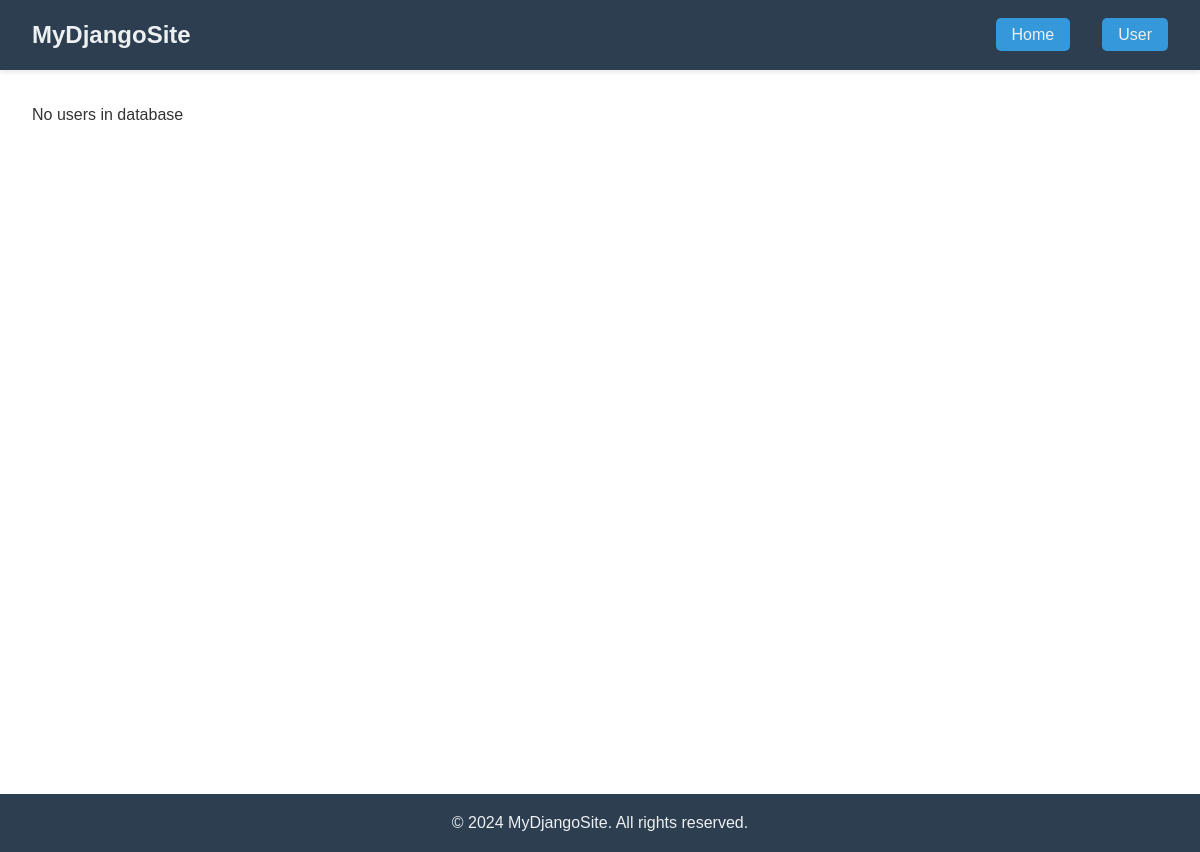
/users/, run on an earlier commit of the app's database.
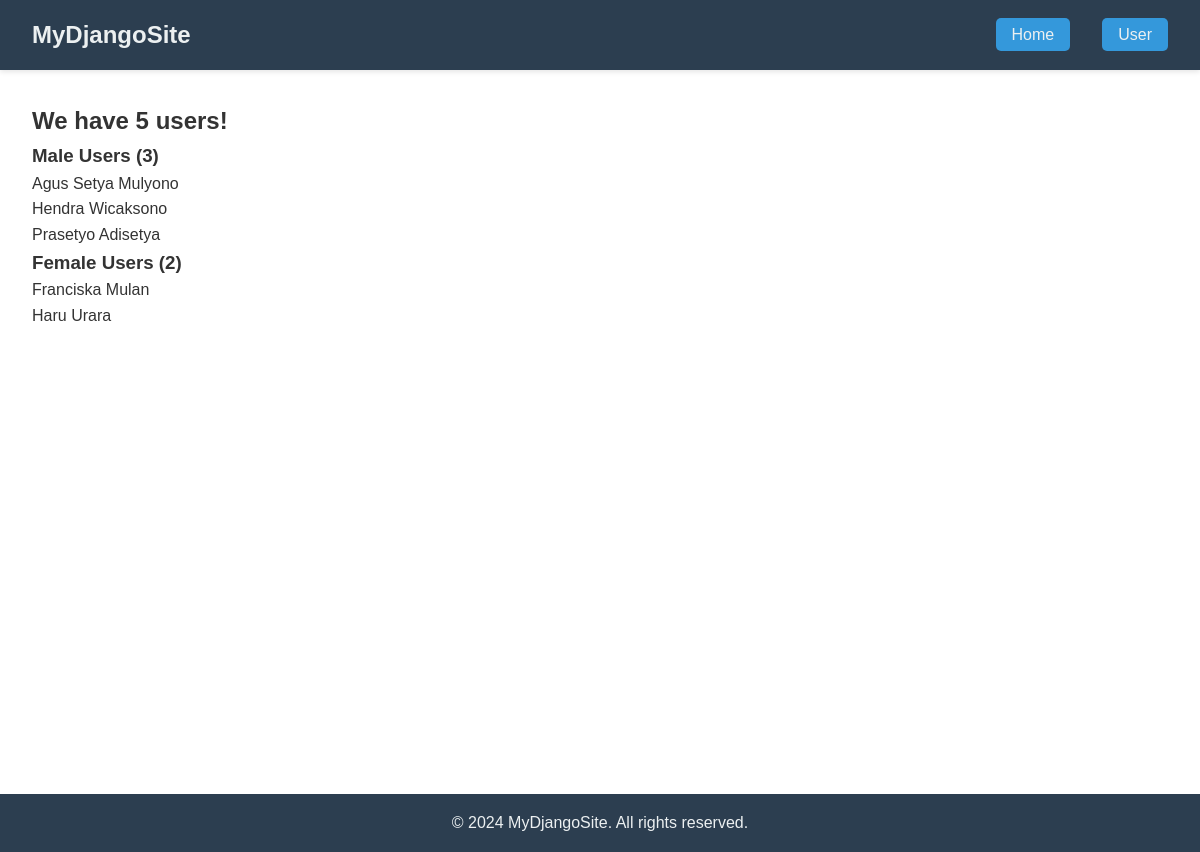
And on a later commit of the database.
### myapp/models.py (models this page shows, shortened)
class User(models.Model):
    first_name = models.CharField(max_length=30, blank=True, null=True)
    last_name = models.CharField(max_length=30, default='Mulyono')
    password = models.CharField(max_length=128, default='thisispassword', blank=False)
    email = models.EmailField(unique=True, default="temp@gmail.com", blank=False)
    GENDER_CHOICES = [
        ('M', 'Male'),
        ('F', 'Female'),
    ]
    gender = models.CharField(max_length=1, choices=GENDER_CHOICES)

### myapp/views.py (the view)
# urls.py: path('users/', userList, name='user'),
def userList (request):
    all_users = User.objects.all()
    male_users = User.objects.filter(gender='M')
    female_users = User.objects.filter(gender='F')
    context = {
        'all_users': all_users,
        'male_users': male_users,
        'female_users': female_users,
        'total_users': all_users.count(),
        'male_count': male_users.count(),
        'female_count': female_users.count(),
        'has_users': all_users.exists(),
    }
    return render( request, 'user.html', context)

### myapp/templates/user.html
{% extends 'base.html' %}
{% block content %}
    {% if has_users %}
        <h2>We have {{ total_users }} users!</h2>
        <h3>Male Users ({{ male_count }})</h3>
        {% for user in male_users %}
            <div>{{ user.first_name }} {{ user.last_name }}</div>
        {% empty %}
            <p>No male users found</p>
        {% endfor %}
        <h3>Female Users ({{ female_count }})</h3>
        {% for user in female_users %}
            <div>{{ user.first_name }} {{ user.last_name }}</div>
        {% empty %}
            <p>No female users found</p>
        {% endfor %}
    {% else %}
        <p>No users in database</p>
    {% endif %}
{% endblock %}

### myapp/templates/base.html (shortened to what this page needs)
<!DOCTYPE html>
<html lang="en">
<head>
    {% load static %}
    <link rel="stylesheet" href="{% static 'myapp/css/style.css' %}">
</head>
<body>
    <nav>
        <div class="nav-container">
            <a href="/" class="logo">MyDjangoSite</a>
            <ul class="nav-links">
                <li><a href="{% url 'home' %}" class="active">Home</a></li>
                <li><a href="{% url 'user' %}">User</a></li>
            </ul>
        </div>
    </nav>
    <main>
        {% block content %}{% endblock %}
    </main>
    <footer>
        <p>&copy; 2024 MyDjangoSite. All rights reserved.</p>
    </footer>
</body>
</html>

### myapp/static/myapp/css/style.css (style rules this page uses)
* { margin: 0; padding: 0; box-sizing: border-box; }
body { font-family: "Arial", sans-serif; line-height: 1.6; color: #333; }
nav { background-color: #2c3e50; padding: 1rem 0; box-shadow: 0 2px 5px rgba(0, 0, 0, 0.1); }
.nav-container { max-width: 1200px; margin: 0 auto; display: flex; justify-content: space-between; align-items: center; padding: 0 2rem; }
.logo { color: #ecf0f1; font-size: 1.5rem; font-weight: bold; text-decoration: none; }
.nav-links { display: flex; list-style: none; gap: 2rem; }
.nav-links a { color: #ecf0f1; text-decoration: none; padding: 0.5rem 1rem; border-radius: 5px; transition: background-color 0.3s ease; background-color: #3498db; }
main { max-width: 1200px; margin: 2rem auto; padding: 0 2rem; min-height: calc(100vh - 140px); }
footer { background-color: #2c3e50; color: #ecf0f1; text-align: center; padding: 1rem 0; margin-top: auto; }

What changed in the data, as far as the page shows it:
added User: first_name "Agus Setya", last_name "Mulyono", shown under "Male Users (3)"
added User: first_name "Hendra", last_name "Wicaksono", shown under "Male Users (3)"
added User: first_name "Prasetyo", last_name "Adisetya", shown under "Male Users (3)"
added User: first_name "Franciska", last_name "Mulan", shown under "Female Users (2)"
added User: first_name "Haru", last_name "Urara", shown under "Female Users (2)"
Also different on the page:
{{ total_users }}: (not shown) → "5"
{{ male_count }}: (not shown) → "3"
{{ female_count }}: (not shown) → "2"
text no longer shown: "No users in database"
text now shown: "We have users! Male Users ( ) Female Users ( )"
